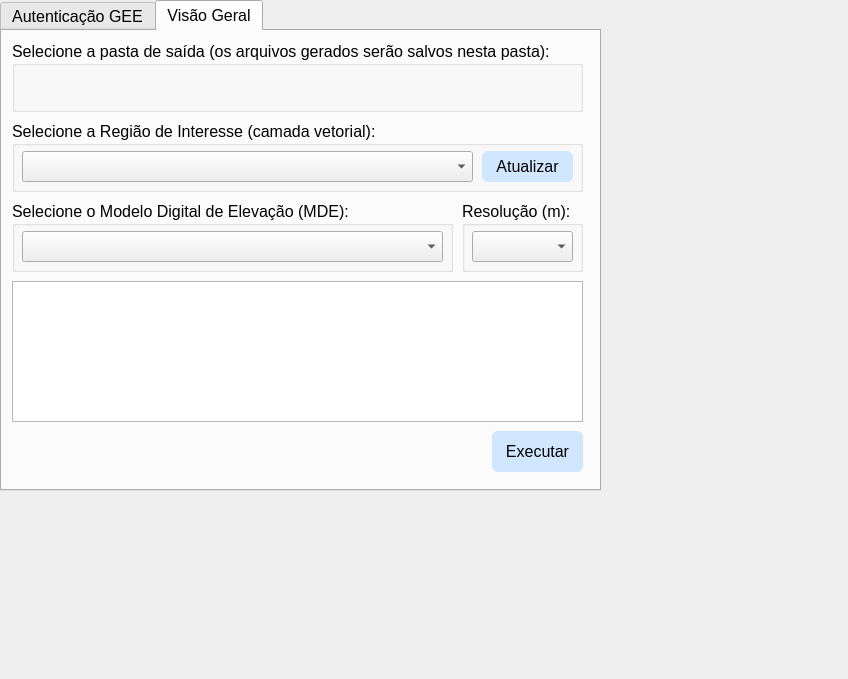
<?xml version="1.0" encoding="UTF-8"?>
<ui version="4.0">
 <class>easydemDialogBase</class>
 <widget class="QDialog" name="easydemDialogBase">
  <property name="geometry">
   <rect>
    <x>0</x>
    <y>0</y>
    <width>848</width>
    <height>679</height>
   </rect>
  </property>
  <property name="windowTitle">
   <string>EasyDEM</string>
  </property>
  <property name="styleSheet">
   <string notr="true">
    QPushButton {
     background-color: #d1e7ff; /* Soft Blue */
     color: black;
     border-radius: 6px;
     padding: 5px;
    }

    QPushButton:hover {
     background-color: #b6d4fe; /* Slightly Darker Blue */
    }

    QPushButton:disabled {
     background-color: #f0f0f0; /* Light Gray */
     color: #a0a0a0;
    }

    /* Apply soft red to specific buttons */
    QPushButton#desautenticacao {
     background-color: #f8d7da; /* Soft Red */
    }

    /* Hover effect for soft red buttons */
    QPushButton#desautenticacao:hover {
     background-color: #f1b0b7; /* Slightly Darker Red */
    }
   </string>
  </property>
  <widget class="QTabWidget" name="tabWidget">
   <property name="geometry">
    <rect>
     <x>0</x>
     <y>0</y>
     <width>601</width>
     <height>491</height>
    </rect>
   </property>
   <property name="font">
    <font>
     <pointsize>12</pointsize>
     <italic>false</italic>
     <bold>false</bold>
     <underline>false</underline>
     <strikeout>false</strikeout>
     <kerning>true</kerning>
    </font>
   </property>
   <property name="currentIndex">
    <number>1</number>
   </property>
   <widget class="QWidget" name="tab_3">
    <attribute name="title">
     <string>Autenticação GEE</string>
    </attribute>
    <widget class="QPushButton" name="desautenticacao">
     <property name="geometry">
      <rect>
       <x>10</x>
       <y>313</y>
       <width>211</width>
       <height>41</height>
      </rect>
     </property>
     <property name="font">
      <font>
       <pointsize>12</pointsize>
      </font>
     </property>
     <property name="text">
      <string>Redefinir autenticação</string>
     </property>
    </widget>
    <widget class="QPushButton" name="autenticacao">
     <property name="enabled">
      <bool>false</bool>
     </property>
     <property name="geometry">
      <rect>
       <x>230</x>
       <y>313</y>
       <width>351</width>
       <height>41</height>
      </rect>
     </property>
     <property name="font">
      <font>
       <pointsize>12</pointsize>
      </font>
     </property>
     <property name="text">
      <string>Configurar autenticação</string>
     </property>
    </widget>
    <widget class="QLabel" name="label_5">
     <property name="geometry">
      <rect>
       <x>10</x>
       <y>260</y>
       <width>221</width>
       <height>41</height>
      </rect>
     </property>
     <property name="font">
      <font>
       <pointsize>12</pointsize>
      </font>
     </property>
     <property name="text">
      <string>ID do Projeto (Google Cloud):</string>
     </property>
    </widget>
    <widget class="QgsPasswordLineEdit" name="project_QgsPasswordLineEdit">
     <property name="geometry">
      <rect>
       <x>230</x>
       <y>261</y>
       <width>351</width>
       <height>41</height>
      </rect>
     </property>
     <property name="font">
      <font>
       <pointsize>12</pointsize>
      </font>
     </property>
     <property name="placeholderText">
      <string>inserir-iD-do-projeto-para-habilitar-configuração-da-autenticação</string>
     </property>
     <property name="clearButtonEnabled">
      <bool>true</bool>
     </property>
     <property name="showLockIcon">
      <bool>false</bool>
     </property>
    </widget>
    <widget class="QTextBrowser" name="textEdit">
     <property name="geometry">
      <rect>
       <x>10</x>
       <y>10</y>
       <width>581</width>
       <height>241</height>
      </rect>
     </property>
     <property name="html">
      <string>&lt;!DOCTYPE HTML PUBLIC &quot;-//W3C//DTD HTML 4.0//EN&quot; &quot;http://www.w3.org/TR/REC-html40/strict.dtd&quot;&gt;
&lt;html&gt;&lt;head&gt;&lt;meta name=&quot;qrichtext&quot; content=&quot;1&quot; /&gt;&lt;meta charset=&quot;utf-8&quot; /&gt;&lt;style type=&quot;text/css&quot;&gt;
p, li { white-space: pre-wrap; }
hr { height: 1px; border-width: 0; }
li.unchecked::marker { content: &quot;\2610&quot;; }
li.checked::marker { content: &quot;\2612&quot;; }
&lt;/style&gt;&lt;/head&gt;&lt;body style=&quot; font-family:'Segoe UI'; font-size:9pt; font-weight:400; font-style:normal;&quot;&gt;
&lt;p style=&quot;-qt-paragraph-type:empty; margin-top:0px; margin-bottom:0px; margin-left:0px; margin-right:0px; -qt-block-indent:0; text-indent:0px; font-family:'MS Shell Dlg 2'; font-size:8pt;&quot;&gt;&lt;br /&gt;&lt;/p&gt;&lt;/body&gt;&lt;/html&gt;</string>
     </property>
     <property name="overwriteMode">
      <bool>true</bool>
     </property>
     <property name="textInteractionFlags">
      <set>Qt::TextInteractionFlag::LinksAccessibleByKeyboard|Qt::TextInteractionFlag::LinksAccessibleByMouse|Qt::TextInteractionFlag::TextBrowserInteraction|Qt::TextInteractionFlag::TextEditable|Qt::TextInteractionFlag::TextEditorInteraction|Qt::TextInteractionFlag::TextSelectableByKeyboard|Qt::TextInteractionFlag::TextSelectableByMouse</set>
     </property>
     <property name="openLinks">
      <bool>false</bool>
     </property>
    </widget>
   </widget>
   <widget class="QWidget" name="tab">
    <attribute name="title">
     <string>Visão Geral</string>
    </attribute>
    <widget class="QGroupBox" name="groupBox">
     <property name="geometry">
      <rect>
       <x>10</x>
       <y>10</y>
       <width>571</width>
       <height>71</height>
      </rect>
     </property>
     <property name="font">
      <font>
       <pointsize>12</pointsize>
      </font>
     </property>
     <property name="title">
      <string>Selecione a pasta de saída (os arquivos gerados serão salvos nesta pasta):</string>
     </property>
     <widget class="QgsFileWidget" name="mQgsFileWidget">
      <property name="geometry">
       <rect>
        <x>10</x>
        <y>30</y>
        <width>551</width>
        <height>31</height>
       </rect>
      </property>
      <property name="font">
       <font>
        <pointsize>12</pointsize>
       </font>
      </property>
      <property name="storageMode">
       <enum>QgsFileWidget::StorageMode::GetDirectory</enum>
      </property>
     </widget>
    </widget>
    <widget class="QGroupBox" name="groupBox_3">
     <property name="geometry">
      <rect>
       <x>10</x>
       <y>170</y>
       <width>441</width>
       <height>71</height>
      </rect>
     </property>
     <property name="font">
      <font>
       <pointsize>12</pointsize>
      </font>
     </property>
     <property name="title">
      <string>Selecione o Modelo Digital de Elevação (MDE):</string>
     </property>
     <widget class="QComboBox" name="dem_dataset_combobox">
      <property name="geometry">
       <rect>
        <x>10</x>
        <y>30</y>
        <width>421</width>
        <height>31</height>
       </rect>
      </property>
      <property name="font">
       <font>
        <pointsize>12</pointsize>
       </font>
      </property>
     </widget>
    </widget>
    <widget class="QPushButton" name="elevacao">
     <property name="geometry">
      <rect>
       <x>490</x>
       <y>400</y>
       <width>91</width>
       <height>41</height>
      </rect>
     </property>
     <property name="font">
      <font>
       <pointsize>12</pointsize>
      </font>
     </property>
     <property name="text">
      <string>Executar</string>
     </property>
     <property name="icon">
      <iconset>
       <normaloff>../medias/icons8-reproduzir-50.png</normaloff>../medias/icons8-reproduzir-50.png</iconset>
     </property>
    </widget>
    <widget class="QGroupBox" name="groupBox_2">
     <property name="geometry">
      <rect>
       <x>10</x>
       <y>90</y>
       <width>571</width>
       <height>71</height>
      </rect>
     </property>
     <property name="font">
      <font>
       <pointsize>12</pointsize>
      </font>
     </property>
     <property name="title">
      <string>Selecione a Região de Interesse (camada vetorial):</string>
     </property>
     <widget class="QComboBox" name="vector_layer_combobox">
      <property name="geometry">
       <rect>
        <x>10</x>
        <y>30</y>
        <width>451</width>
        <height>31</height>
       </rect>
      </property>
      <property name="font">
       <font>
        <pointsize>12</pointsize>
       </font>
      </property>
     </widget>
     <widget class="QPushButton" name="load_vector_layers_button">
      <property name="geometry">
       <rect>
        <x>470</x>
        <y>30</y>
        <width>91</width>
        <height>31</height>
       </rect>
      </property>
      <property name="font">
       <font>
        <pointsize>12</pointsize>
       </font>
      </property>
      <property name="text">
       <string>Atualizar</string>
      </property>
      <property name="icon">
       <iconset>
        <normaloff>../medias/refresh-3104.png</normaloff>../medias/refresh-3104.png</iconset>
      </property>
     </widget>
    </widget>
    <widget class="QGroupBox" name="groupBox_4">
     <property name="geometry">
      <rect>
       <x>460</x>
       <y>170</y>
       <width>121</width>
       <height>71</height>
      </rect>
     </property>
     <property name="font">
      <font>
       <pointsize>12</pointsize>
      </font>
     </property>
     <property name="title">
      <string>Resolução (m):</string>
     </property>
     <widget class="QComboBox" name="dem_resolution_combobox">
      <property name="geometry">
       <rect>
        <x>10</x>
        <y>30</y>
        <width>101</width>
        <height>31</height>
       </rect>
      </property>
      <property name="font">
       <font>
        <pointsize>12</pointsize>
       </font>
      </property>
     </widget>
    </widget>
    <widget class="QTextBrowser" name="dem_info_textbox">
     <property name="geometry">
      <rect>
       <x>10</x>
       <y>250</y>
       <width>571</width>
       <height>141</height>
      </rect>
     </property>
     <property name="font">
      <font>
       <pointsize>12</pointsize>
      </font>
     </property>
     <property name="autoFillBackground">
      <bool>false</bool>
     </property>
     <property name="readOnly">
      <bool>true</bool>
     </property>
     <property name="overwriteMode">
      <bool>true</bool>
     </property>
     <property name="textInteractionFlags">
      <set>Qt::TextInteractionFlag::LinksAccessibleByKeyboard|Qt::TextInteractionFlag::LinksAccessibleByMouse|Qt::TextInteractionFlag::TextBrowserInteraction|Qt::TextInteractionFlag::TextSelectableByKeyboard|Qt::TextInteractionFlag::TextSelectableByMouse</set>
     </property>
    </widget>
   </widget>
  </widget>
 </widget>
 <customwidgets>
  <customwidget>
   <class>QgsFileWidget</class>
   <extends>QWidget</extends>
   <header>qgsfilewidget.h</header>
  </customwidget>
  <customwidget>
   <class>QgsPasswordLineEdit</class>
   <extends>QLineEdit</extends>
   <header>qgspasswordlineedit.h</header>
  </customwidget>
 </customwidgets>
 <resources/>
 <connections/>
</ui>
